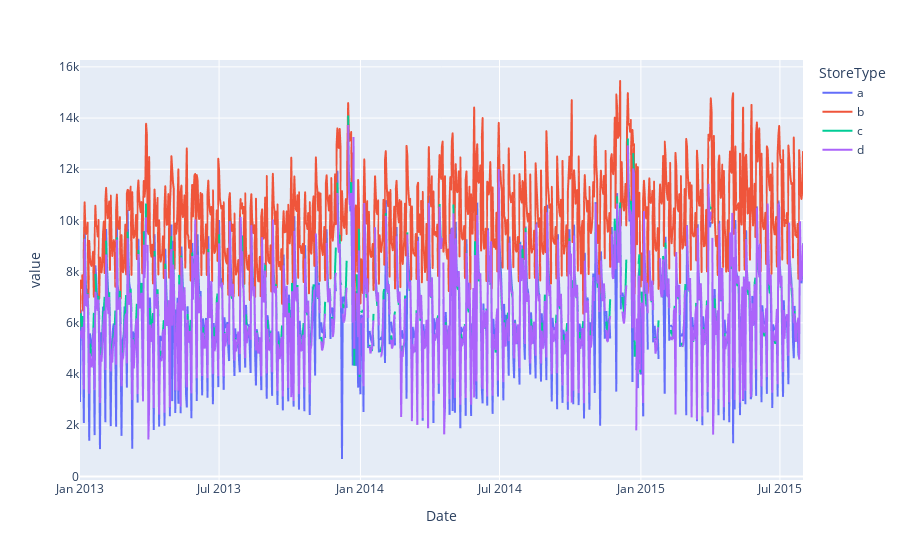

Write notebook code for a chart like this one.
### Markdown cell above
#### Trend of Sales over time

### Code cell
fig5 = px.line(mergedData.groupby(['Date','StoreType']).mean()['Sales'].unstack())
fig5.show()

### Figure 1 — Plotly figure (JSON) as saved in the notebook; plotly's stock layout.template omitted (floating-point values rounded to 4 significant figures; data arrays with more than 128 entries replaced by an {"elided": "..."} marker saying what was removed)
{"data": [{"hovertemplate": "StoreType=a<br>Date=%{x}<br>value=%{y}<extra></extra>", "legendgroup": "a", "line": {"color": "#636efa", "dash": "solid"}, "marker": {"symbol": "circle"}, "mode": "lines", "name": "a", "showlegend": true, "type": "scattergl", "x": {"elided": "942 str values"}, "xaxis": "x", "y": {"elided": "942 float values"}, "yaxis": "y"}, {"hovertemplate": "StoreType=b<br>Date=%{x}<br>value=%{y}<extra></extra>", "legendgroup": "b", "line": {"color": "#EF553B", "dash": "solid"}, "marker": {"symbol": "circle"}, "mode": "lines", "name": "b", "showlegend": true, "type": "scattergl", "x": {"elided": "942 str values"}, "xaxis": "x", "y": {"elided": "942 float values"}, "yaxis": "y"}, {"hovertemplate": "StoreType=c<br>Date=%{x}<br>value=%{y}<extra></extra>", "legendgroup": "c", "line": {"color": "#00cc96", "dash": "solid"}, "marker": {"symbol": "circle"}, "mode": "lines", "name": "c", "showlegend": true, "type": "scattergl", "x": {"elided": "942 str values"}, "xaxis": "x", "y": {"elided": "942 float values"}, "yaxis": "y"}, {"hovertemplate": "StoreType=d<br>Date=%{x}<br>value=%{y}<extra></extra>", "legendgroup": "d", "line": {"color": "#ab63fa", "dash": "solid"}, "marker": {"symbol": "circle"}, "mode": "lines", "name": "d", "showlegend": true, "type": "scattergl", "x": {"elided": "942 str values"}, "xaxis": "x", "y": {"elided": "942 float values"}, "yaxis": "y"}], "layout": {"legend": {"title": {"text": "StoreType"}, "tracegroupgap": 0}, "margin": {"t": 60}, "xaxis": {"anchor": "y", "domain": [0, 1], "title": {"text": "Date"}}, "yaxis": {"anchor": "x", "domain": [0, 1], "title": {"text": "value"}}}}
